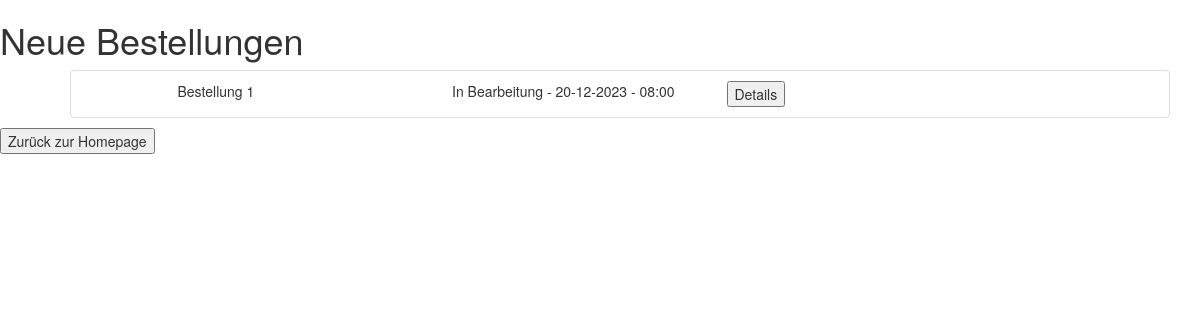
/restaurant/bestellungen/neu (signed in), run on an earlier commit of the app's database.
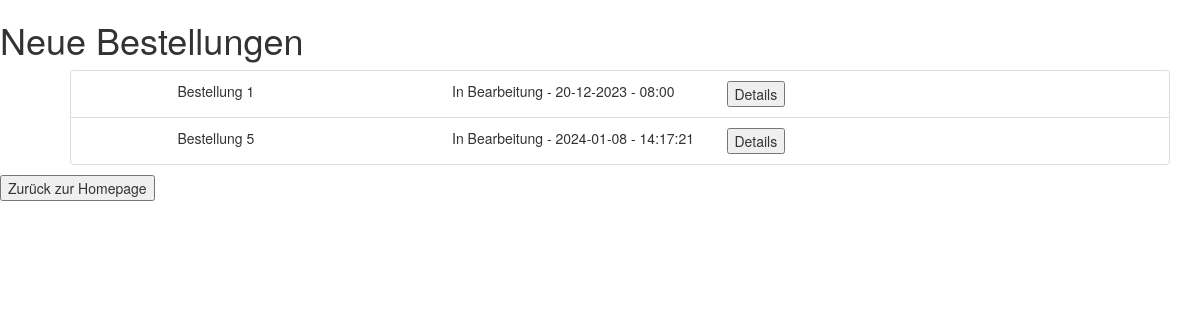
And on a later commit of the database.
### tables this page shows
CREATE TABLE 'bestellung' ('bestell_id' INTEGER PRIMARY KEY AUTOINCREMENT,'status' TEXT, 'eingangsTag' DATE, 'eingangsUhrzeit' TIME, 'zusatztext' TEXT, 'restaurant_username' TEXT, 'customer_username' TEXT, FOREIGN KEY (restaurant_username) references restaurant(username), FOREIGN KEY (customer_username) references kunde(username));

### app.py (the view)
@app.route('/restaurant/bestellungen/neu')
def newOrders():
    if(not 'restaurant_username' in session):
        return render_template('restaurant_login.html')
    username = session['restaurant_username']
    newOrders = zugreifer.getNewOrdersForRestaurant(username)
    return render_template('restaurant_new_orders.html', newOrders = newOrders)

### zugreifer.py (called while the page is built)
def getNewOrdersForRestaurant(username):
    con = sqlite3.connect("Database.db")
    cur = con.cursor()
    result = cur.execute("SELECT * FROM bestellung where restaurant_username='" + username + "' and status='In Bearbeitung' order by eingangsTag asc , eingangsUhrzeit asc;");
    newOrders = list()
    for x in result:
        newOrders.append(order(x[0], x[1], x[2], x[3], x[4], x[5], x[6]))
    cur.close()
    con.close()
    return newOrders;

### templates/restaurant_new_orders.html (shortened to what this page needs)
<!DOCTYPE html>
<html>
    <head>
        <link rel="stylesheet" href="https://maxcdn.bootstrapcdn.com/bootstrap/3.4.1/css/bootstrap.min.css">
    </head>
    <body>
        <h1>Neue Bestellungen</h1>
        <div class="container">
            <ul>
                {%for newOrder in newOrders%}
                <li class="list-group-item" style="list-style-type: none;">
                    <div class="row">
                        <div class="col-sm-1"></div>
                        <div class="col-sm-3">
                            Bestellung {{ newOrder.orderId }}
                        </div>
                        <div class="col-sm-3">
                            {{ newOrder.status }} - {{ newOrder.date }} - {{ newOrder.time }}
                        </div>
                        <div class="col-sm-3">
                            <form action="{{ url_for('newOrderDetails',orderId = newOrder.orderId) }}" method=post >
                                <button type="submit">Details</button>
                            </form>
                        </div>
                </li>
                {% endfor %}
            </ul>
        </div>
        <div class="row-sm-20">
            <form action="/restaurant" method="get">
                <button type="submit">Zurück zur Homepage</button>
            </form>
        </div>
    </body>
</html>

What changed in the data, as far as the page shows it:
added bestellung: orderId "5", status "In Bearbeitung", date "2024-01-08", time "14:17:21"
